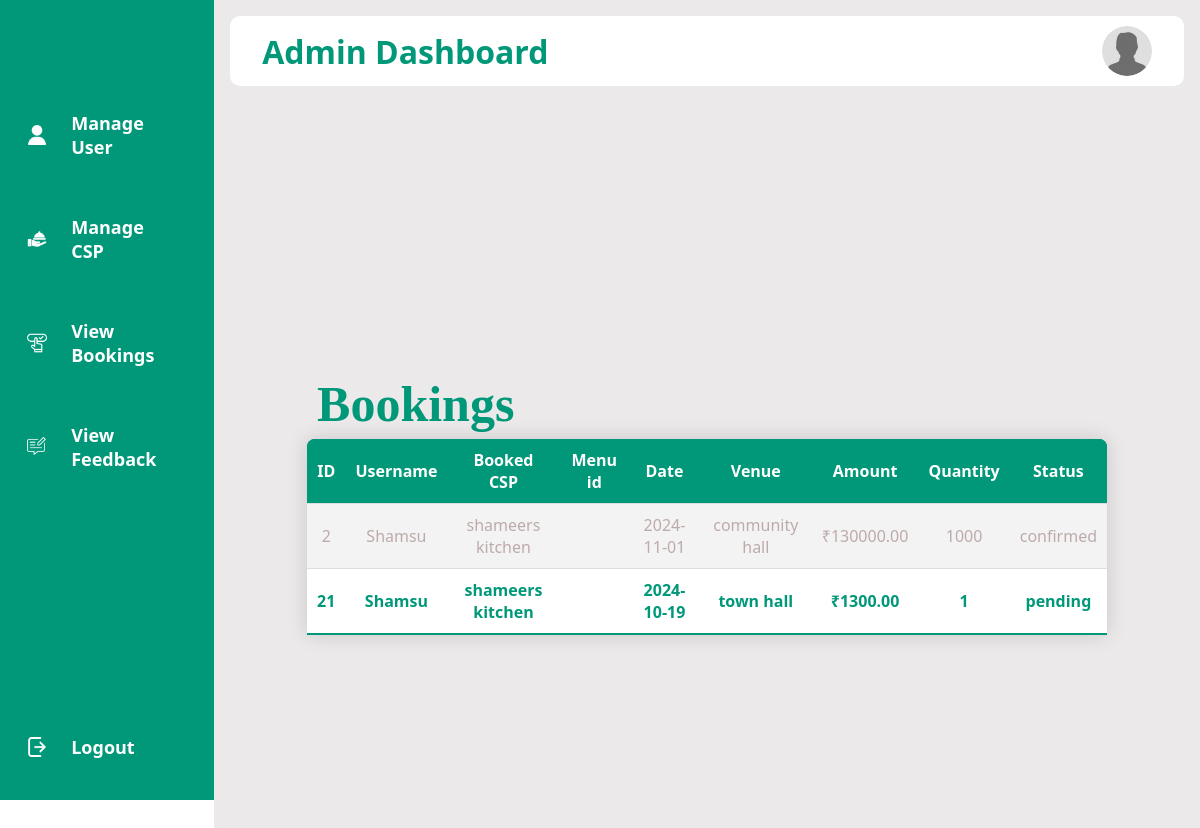
Page /viewbooking.php (signed in) on the committed database.
### tables this page shows
CREATE TABLE `bookings` (
  `booking_id` int(11) NOT NULL,
  `user_id` int(11) NOT NULL,
  `csp_id` int(11) NOT NULL,
  `menu_id` int(11) DEFAULT NULL,
  `venue` varchar(255) NOT NULL,
  `event_date` date NOT NULL,
  `quantity` int(11) NOT NULL DEFAULT 1,
  `advance_payment` decimal(10,2) NOT NULL,
  `total_price` decimal(10,2) NOT NULL,
  `created_at` timestamp NOT NULL DEFAULT current_timestamp(),
  `status` enum('confirmed','pending','rejected') NOT NULL DEFAULT 'pending'
);

CREATE TABLE `user` (
  `userid` int(10) NOT NULL,
  `name` varchar(30) NOT NULL,
  `phno` varchar(15) NOT NULL,
  `email` varchar(50) NOT NULL,
  `password` varchar(30) NOT NULL,
  `usertype` varchar(30) NOT NULL,
  `status` varchar(50) NOT NULL
);

CREATE TABLE `csp_table` (
  `csp_id` int(11) NOT NULL,
  `userid` int(11) NOT NULL,
  `csp_name` varchar(100) NOT NULL,
  `location` varchar(200) NOT NULL,
  `status` enum('approved','requested') NOT NULL DEFAULT 'requested',
  `category` varchar(20) NOT NULL,
  `logo` varchar(255) DEFAULT NULL
);

### viewbooking.php (the view, shortened to what this page needs)
<?php
$dbconnect = mysqli_connect("localhost", "root", "", "caterease");
$booking_query = "SELECT * FROM bookings";
$booking_result = mysqli_query($dbconnect, $booking_query);
?>
<!DOCTYPE html>
<html lang="en">
<head>
    <link rel="stylesheet" href="style/style.css">
</head>
<body class="adm">
    <div class="sidebar">
        <div class="logo">
        </div>
        <ul class="menu">
            <li>
                <a href="admindashboard.php">
                    <img src="images/user.png" alt="">
                    <span>Manage User</span>
                </a>
            </li>
            <li>
                <a href="managecsp.php">
                    <img src="images/food-service.png" alt="">
                    <span>Manage CSP</span>
                </a>
            </li>
            <li class="active">
                <a href="viewbooking.php">
                    <img src="images/booking.png" alt="">
                    <span>View Bookings</span>
                </a>
            </li>
            <li>
                <a href="viewfeedback.php">
                    <img src="images/feedback.png" alt="">
                    <span>View Feedback</span>
                </a>
            </li>
            <li class="logout">
                <a href="login.php">
                    <img src="images/logout.png" alt="">
                    <span>Logout</span>
                </a>
            </li>
        </ul>
    </div>
    <div class="maincontent">
        <div class="wrapper">
            <div class="title">
                <h1>Admin Dashboard</h1>
            </div>
            <div class="info">
                <img src="images/guest-user-250x250.jpg" alt="">
            </div>
        </div>
        <div class="vuser">
            <div class="head">
                <h1>Bookings</h1>
            </div>
            <table>
                <tr>
                    <th>ID</th>
                    <th>Username</th>
                    <th>Booked CSP</th>
                    <th>Menu id</th>
                    <th>Date</th>
                    <th>Venue</th>
                    <th>Amount</th>
                    <th>Quantity</th>
                    <th>Status</th>
                </tr>
                <?php
                if (mysqli_num_rows($booking_result) > 0) {
                    while ($booking_data = mysqli_fetch_assoc($booking_result)) {
                        $user_id = $booking_data['user_id'];
                        $user_query = "SELECT name FROM user WHERE userid='$user_id'";
                        $user_result = mysqli_query($dbconnect, $user_query);
                        $user_data = mysqli_fetch_assoc($user_result);
                        $username = htmlspecialchars($user_data['name']);
                        $csp_id = $booking_data['csp_id'];
                        $csp_query = "SELECT csp_name FROM csp_table WHERE csp_id='$csp_id'";
                        $csp_result = mysqli_query($dbconnect, $csp_query);
                        $csp_data = mysqli_fetch_assoc($csp_result);
                        $csp_name = htmlspecialchars($csp_data['csp_name']);
                        echo "<tr class='hover'>";
                        echo "<td>" . htmlspecialchars($booking_data['booking_id']) . "</td>";
                        echo "<td>" . $username . "</td>";
                        echo "<td>" . $csp_name . "</td>";
                        echo "<td>" . htmlspecialchars($booking_data['menu_id']) . "</td>";
                        echo "<td>" . htmlspecialchars($booking_data['event_date']) . "</td>";
                        echo "<td>" . htmlspecialchars($booking_data['venue']) . "</td>";
                        echo "<td>₹" . htmlspecialchars($booking_data['total_price']) . "</td>";
                        echo "<td>" . htmlspecialchars($booking_data['quantity']) . "</td>";
                        echo "<td>" . htmlspecialchars($booking_data['status']) . "</td>";
                        echo "</tr>";
                    }
                } else {
                    echo "<tr><td colspan='8'>No bookings found.</td></tr>";
                }
                ?>
            </table>
        </div>
    </div>
</body>
</html>

### style/style.css (style rules this page uses)
* { margin: 0; padding: 0; font-family: system-ui, -apple-system, BlinkMacSystemFont, 'Segoe UI', Roboto, Oxygen, Ubuntu, Cantarell, 'Open Sans', 'Helvetica Neue', sans-serif; }
* { margin: 0; padding: 0; }
.wrapper { width:85%; margin: 0 auto; }
div.vuser { display: flex; justify-content: center; flex-direction: column; align-items: center; height: 100vh; }
div.vuser div.head { height:70px; display: flex; justify-content: space-between; align-items: center; width: 800px; }
div.vuser div.head h1 { font-size: 50px; font-family: serif; color: #009879; margin-left: 10px; }
div.vuser table { background-color: #008080; color: white; width: 800px; border-radius: 8px 8px 0 0; overflow: hidden; box-shadow: 0 0 20px rgb(0,0,0,0.15); }
div.vuser table,th { height: 40px; }
div.vuser table,th,td { border-collapse:collapse ; padding: 10px; align-items: center; text-align: center; }
div.vuser table tr { background-color: #009879; border-bottom: 1px solid #dddddd; }
div.vuser table tr.hover { background-color: rgb(255, 255, 255); color: rgb(189, 171, 171); border-bottom: 1px solid #dddddd; }
div.vuser table tr.hover:nth-of-type(even) { background-color: #f3f3f3; }
div.vuser table tr.hover:last-of-type { border-bottom: 2px solid #009879; }
div.vuser table tr.hover:nth-child(3) { font-weight: bold; color: #009879; }
* { margin: 0; padding: 0; border: none; outline: none; box-sizing: border-box; font-family: system-ui, -apple-system, BlinkMacSystemFont, 'Segoe UI', Roboto, Oxygen, Ubuntu, Cantarell, 'Open Sans', 'Helvetica Neue', sans-serif; }
body.adm { display: flex; }
div.sidebar { position: sticky; top: 0; left: 0; bottom: 0; width: 80px; height: 100vh; padding: 0 1.7rem; color: #fff; transition: all 0.5s linear; background-color: #009879; overflow: hidden; }
div.sidebar div.logo { height: 80px; padding: 16px; }
div.sidebar ul.menu { height: 88%; position: relative; list-style: none; padding: 0; }
div.sidebar ul.menu li { padding: 25px; padding-left: 0; margin: 6px 0; border-radius: 8px; transition: all 0.5s linear; }
div.sidebar ul.menu li a { color: #fff; font-size: 18px; font-weight: 600; text-decoration: none; display: flex; align-items: center; gap: 1.5rem; }
div.sidebar ul.menu li a span { overflow: hidden; }
div.sidebar ul.menu li a img { width: 20px; }
div.sidebar ul.menu li.logout { position: absolute; bottom: 0; left: 0; width: 100%; }
div.maincontent { position: relative; background-color: #ebe9e9; width: 100%; padding: 1rem; }
div.maincontent div.wrapper img { width: 50px; height: 50px; cursor: pointer; border-radius: 50%; }
div.maincontent div.wrapper { display: flex; justify-content: space-between; align-items: center; flex-wrap: wrap; background: #fff; border-radius: 10px; padding: 10px 2rem; margin-bottom: 1rem; width: 100%; }
div.maincontent div.wrapper div.title { color: #009879; }
div.maincontent div.wrapper div.info { display: flex; align-items: center; gap: 1rem; }
div.vuser1 table,th { height: 40px; }
div.vuser1 table,th,td { border-collapse:collapse ; padding: 10px; align-items: center; text-align: center; }

### rows in the picture
bookings: booking_id "2", user.name "Shamsu", csp.csp_name "shameers kitchen", event_date "2024-11-01", venue "community hall", total_price "130000.00", quantity "1000", status "confirmed"
bookings: booking_id "21", user.name "Shamsu", csp.csp_name "shameers kitchen", event_date "2024-10-19", venue "town hall", total_price "1300.00", quantity "1", status "pending"
